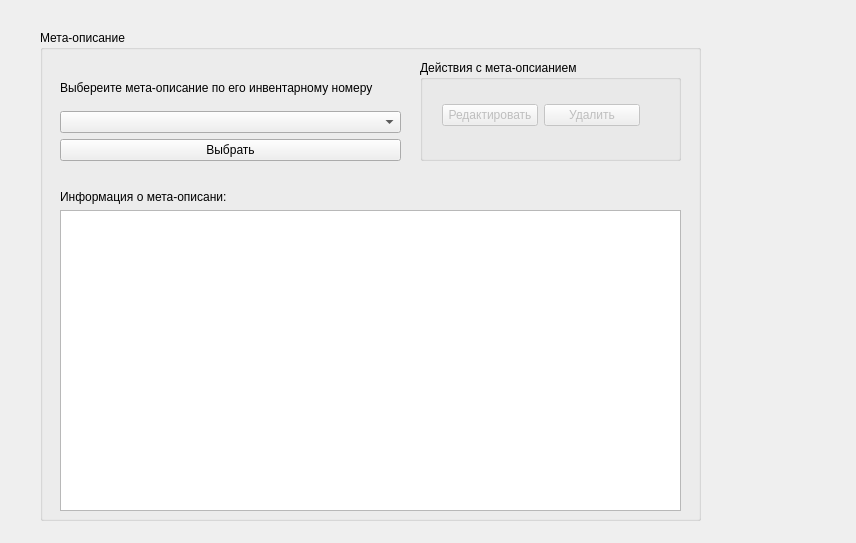
<?xml version="1.0" encoding="UTF-8"?>
<ui version="4.0">
 <class>Meta</class>
 <widget class="QWidget" name="Meta">
  <property name="geometry">
   <rect>
    <x>0</x>
    <y>0</y>
    <width>856</width>
    <height>543</height>
   </rect>
  </property>
  <property name="windowTitle">
   <string>Form</string>
  </property>
  <widget class="QGroupBox" name="groupBox">
   <property name="geometry">
    <rect>
     <x>40</x>
     <y>30</y>
     <width>661</width>
     <height>491</height>
    </rect>
   </property>
   <property name="title">
    <string>Мета-описание</string>
   </property>
   <widget class="QGroupBox" name="groupBox_2">
    <property name="geometry">
     <rect>
      <x>380</x>
      <y>30</y>
      <width>261</width>
      <height>101</height>
     </rect>
    </property>
    <property name="title">
     <string>Действия с мета-опсианием</string>
    </property>
    <widget class="QWidget" name="layoutWidget">
     <property name="geometry">
      <rect>
       <x>22</x>
       <y>40</y>
       <width>198</width>
       <height>30</height>
      </rect>
     </property>
     <layout class="QHBoxLayout" name="horizontalLayout">
      <item>
       <widget class="QPushButton" name="pushButton_edit">
        <property name="enabled">
         <bool>false</bool>
        </property>
        <property name="text">
         <string>Редактировать</string>
        </property>
       </widget>
      </item>
      <item>
       <widget class="QPushButton" name="pushButton_delete">
        <property name="enabled">
         <bool>false</bool>
        </property>
        <property name="text">
         <string>Удалить</string>
        </property>
       </widget>
      </item>
     </layout>
    </widget>
   </widget>
   <widget class="QWidget" name="layoutWidget">
    <property name="geometry">
     <rect>
      <x>20</x>
      <y>160</y>
      <width>621</width>
      <height>321</height>
     </rect>
    </property>
    <layout class="QVBoxLayout" name="verticalLayout">
     <item>
      <widget class="QLabel" name="label_2">
       <property name="text">
        <string>Информация о мета-описани:</string>
       </property>
      </widget>
     </item>
     <item>
      <widget class="QListWidget" name="listWidget_meta"/>
     </item>
    </layout>
   </widget>
   <widget class="QWidget" name="layoutWidget">
    <property name="geometry">
     <rect>
      <x>20</x>
      <y>40</y>
      <width>341</width>
      <height>91</height>
     </rect>
    </property>
    <layout class="QVBoxLayout" name="verticalLayout_2">
     <item>
      <widget class="QLabel" name="label">
       <property name="text">
        <string>Выбереите мета-описание по его инвентарному номеру</string>
       </property>
      </widget>
     </item>
     <item>
      <widget class="QComboBox" name="comboBox_meta"/>
     </item>
     <item>
      <widget class="QPushButton" name="pushButton_choose">
       <property name="text">
        <string>Выбрать</string>
       </property>
      </widget>
     </item>
    </layout>
   </widget>
  </widget>
 </widget>
 <resources/>
 <connections/>
</ui>
